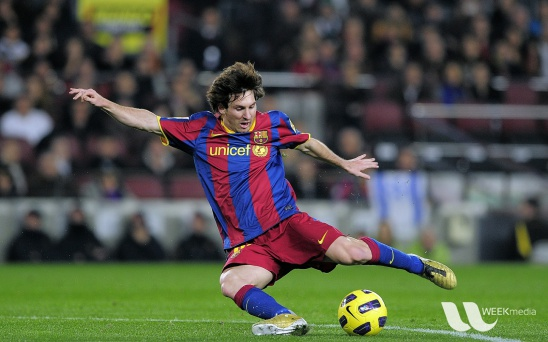
#> input picture openCV/messi.jpg, 548 x 342 px
$ python basicOperation.py
#> lines starting #> are read from the running program, lines starting #| are printed output that depends on the picture; after the words box and inside, x2 and y2 are one past the last pixel; in counts of white or black regions, pixels touching at a corner belong together
import cv2

image = cv2.imread("messi.jpg", 1)
#> image is the input picture: shape (342, 548, 3); mean B, G, R 72.4, 86, 82.2
image2 = cv2.imread("cards.jpg", 1)
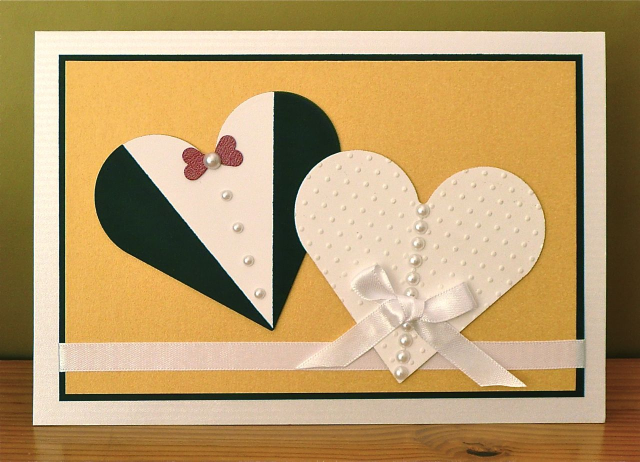
#> input picture openCV/cards.jpg, 1280 x 923 px (shown at 1/2 size)
#> image2 is the input picture: shape (923, 1280, 3); mean B, G, R 106.4, 154.2, 183

print ("Image shape : ", image.shape)
#| Image shape :  (342, 548, 3)
print ("Image size  : ", image.size)
#| Image size  :  562248
print ("Image dtype : ", image.dtype)
#| Image dtype :  uint8
print ("image : ", image)
#> (printed output is left out)
b, g, r = cv2.split(image)
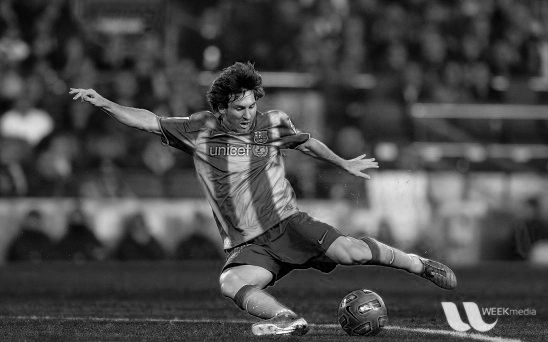
#> b: shape (342, 548); min 0, max 255, mean 72.4
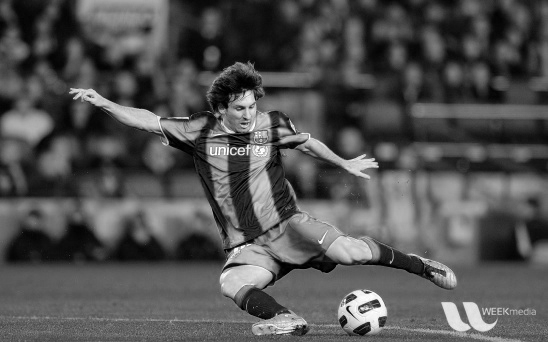
#> r: shape (342, 548); min 0, max 255, mean 82.2
print ("b channel  : ", b)
#> (printed output is left out)
print ("g channel  : ", g)
#> (printed output is left out)
print ("r channel  : ", r)
#> (printed output is left out)

image = cv2.merge((b, g, r)) # again merge the channels
ball = image[280:340, 330:390]
image[273:333, 100:160] = ball
#> image: shape (342, 548, 3); 1.92% of pixels changed, all inside (x1, y1, x2, y2) = (100, 273, 160, 333)

cv2.imshow('Copy Ball', image)

image = cv2.resize(image, (512,512))
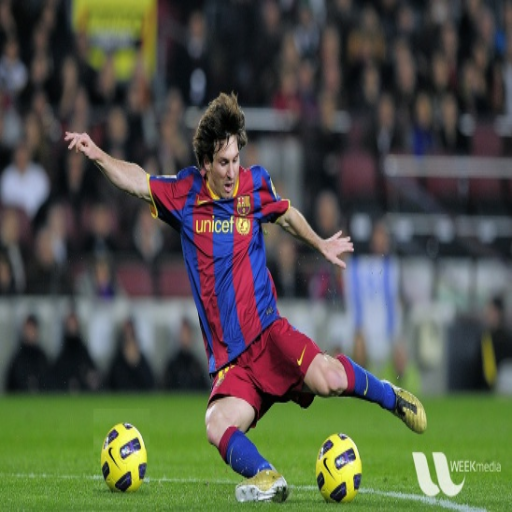
#> image: shape (512, 512, 3); mean B, G, R 72.6, 86.1, 82.7
image2 = cv2.resize(image2, (512,512))
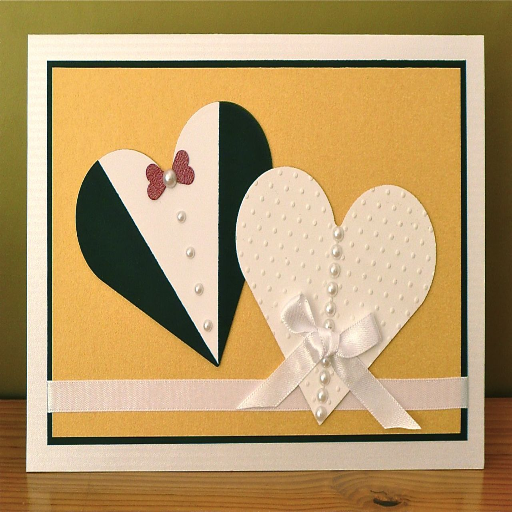
#> image2: shape (512, 512, 3); mean B, G, R 106.3, 154.1, 182.8

 #image2 is added to image
image3 = cv2.add(image, image2) # inorder to add 2 images the height and width of both the images must be same... is that have difrent size then resize the both the image to common size
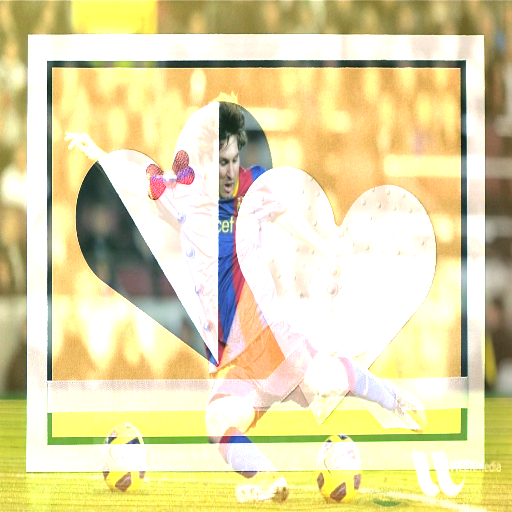
#> image3: shape (512, 512, 3); mean B, G, R 168.4, 216.4, 225.5
cv2.imshow("add Images", image3)

image4 = cv2.addWeighted(image, .8, image2, .2, 0) #CMT .9 + .1 = 1 , last agr(0). is gamma.
image4 = cv2.addWeighted(image, .5, image2, .5, 0) #CMT .5 + .5 = 1 , last agr(0). is gamma.
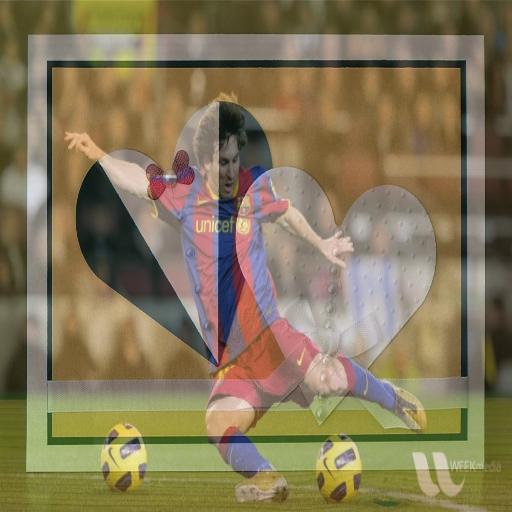
#> image4: shape (512, 512, 3); mean B, G, R 89.4, 120.1, 132.8

cv2.imshow("addWeighted(.9,.1)", image4)
cv2.imshow("addWeighted(.5,.5)", image4)

cv2.waitKey(3000)
cv2.waitKey(0)
cv2.destroyAllWindows()
